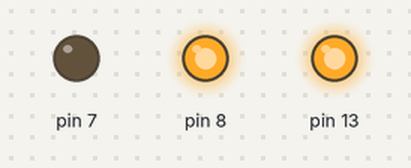
Bench run of a sketch on a simulated Arduino Uno, built with avr-gcc and run on an emulated ATmega328P. Shown: output pins drawn as LEDs (lit = HIGH).

Above: at 1.0 s.
At 3.0 s:
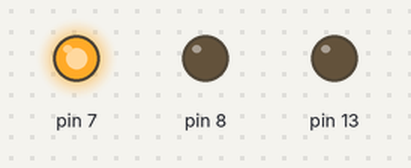
Timing chart, 0 to 5.2 s (numbered marks = the images above):
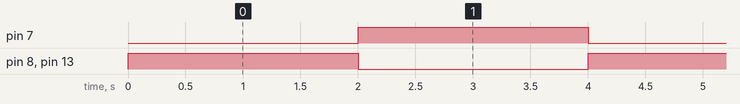

The sketch:

Motor_Run_test2.ino
```cpp
void setup() {
  // put your setup code here, to run once:
pinMode(8,OUTPUT);
pinMode(7,OUTPUT);
pinMode(13,OUTPUT);
}

void loop() {
  // put your main code here, to run repeatedly:
digitalWrite(8,HIGH);
digitalWrite(7,LOW);
digitalWrite(13,HIGH);
delay(2000);
digitalWrite(8,LOW);
digitalWrite(7,HIGH);
digitalWrite(13,LOW);
delay(2000);
}
```

Measured:
- by itself, pin 7, pin 8, pin 13: alternates HIGH for 2.0 s and LOW for 2.0 s
